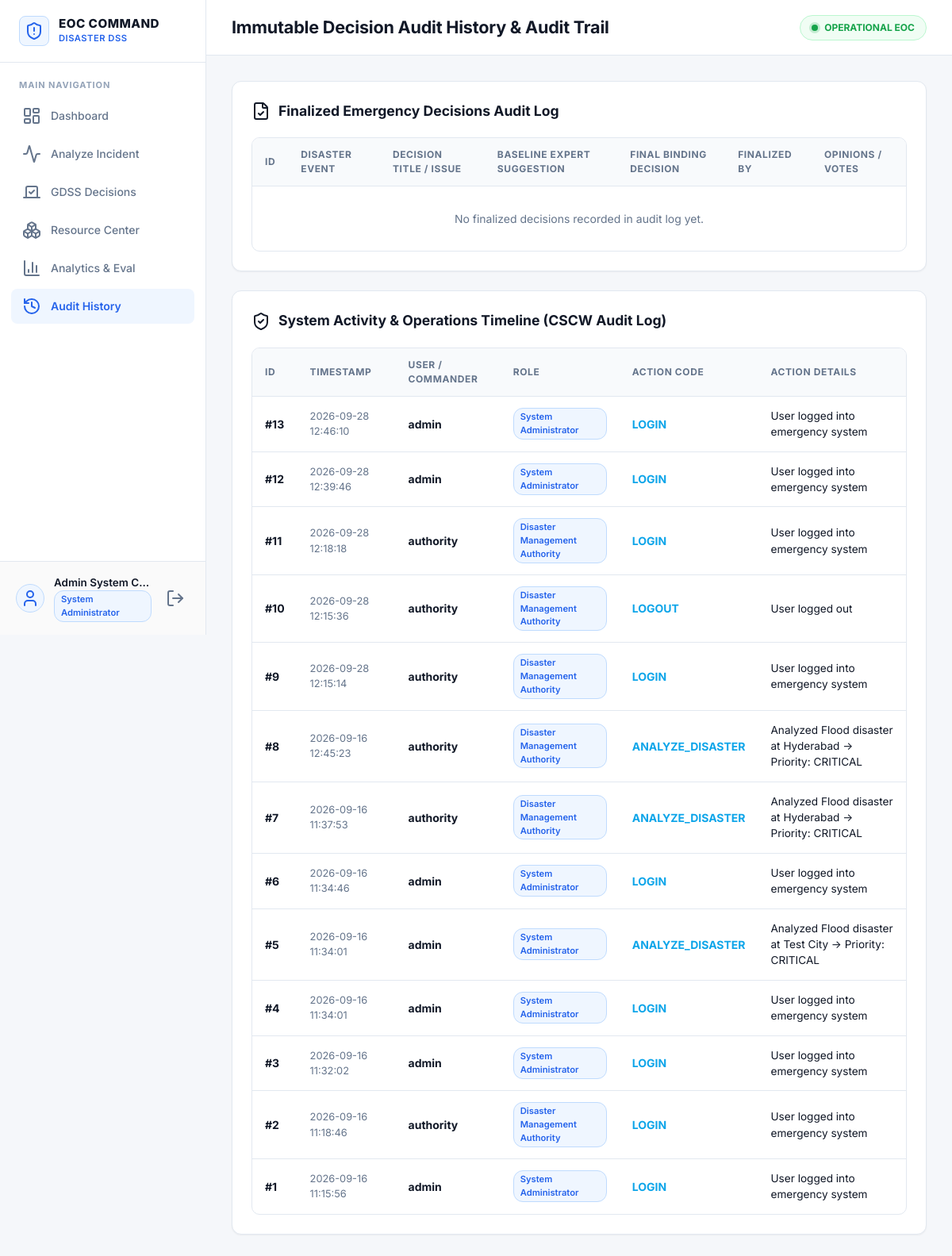
Screenshot of /history (signed in) with the database file from the repository.
### tables this page shows
CREATE TABLE activity_logs (
            id INTEGER PRIMARY KEY AUTOINCREMENT,
            user_id INTEGER,
            username TEXT NOT NULL,
            role TEXT NOT NULL,
            action TEXT NOT NULL,
            details TEXT,
            timestamp TEXT
        );

### app/routes/gdss_routes.py (the view, shortened to what this page needs)
@gdss_bp.route("/history")
@login_required
def history():
    conn = get_db()
    finalized_decisions = conn.execute("""
        SELECT g.*, d.disaster_type, d.location
        FROM gdss_decisions g
        JOIN disasters d ON g.disaster_id = d.id
        WHERE g.status = 'FINALIZED'
        ORDER BY g.id DESC
    """).fetchall()
    history_list = []
    all_logs = conn.execute("SELECT * FROM activity_logs ORDER BY id DESC LIMIT 100").fetchall()
    conn.close()
    return render_template("history.html", history_list=history_list, logs=all_logs)

### app/db.py (called while the page is built)
def get_db():
    conn = sqlite3.connect(DATABASE_PATH, timeout=30.0)
    try:
        conn.execute("PRAGMA journal_mode=WAL;")
    except Exception:
        pass
    conn.row_factory = sqlite3.Row
    return conn

### app/routes/auth_routes.py (called while the page is built)
def login_required(f):
    @wraps(f)
    def decorated_function(*args, **kwargs):
        if "user_id" not in session:
            flash("Please log in to access this page.", "warning")
            return redirect(url_for("auth.login"))
        return f(*args, **kwargs)
    return decorated_function

### app/templates/history.html (shortened to what this page needs)
{% extends "base.html" %}
{% block header_title %}Immutable Decision Audit History & Audit Trail{% endblock %}
{% block content %}
<div class="card">
    <div class="card-header">
        <div class="card-title">
            <i data-lucide="file-check"></i>
            <span>Finalized Emergency Decisions Audit Log</span>
        </div>
    </div>
    <div class="table-responsive">
        <table>
            <thead>
                <tr>
                    <th>ID</th>
                    <th>Disaster Event</th>
                    <th>Decision Title / Issue</th>
                    <th>Baseline Expert Suggestion</th>
                    <th>Final Binding Decision</th>
                    <th>Finalized By</th>
                    <th>Opinions / Votes</th>
                </tr>
            </thead>
            <tbody>
                {% for h in history_list %}
                {% set d = h.details %}
                <tr>
                    <td><strong>#{{ d.id }}</strong></td>
                    <td>{{ d.disaster_type }} ({{ d.location }})</td>
                    <td><strong style="color: var(--text-main);">{{ d.title }}</strong></td>
                    <td style="font-size: 0.85rem; color: var(--primary);">{{ d.expert_recommendation or 'N/A' }}</td>
                    <td style="color: var(--success); font-weight: 700;">{{ d.final_decision }}</td>
                    <td><span class="role-badge">{{ d.finalized_by }}</span></td>
                    <td style="font-size: 0.85rem; color: var(--text-muted);">
                        {{ h.opinions_count }} opinions | <strong style="color: var(--text-main);">{{ h.votes_count }} votes</strong>
                    </td>
                </tr>
                {% else %}
                <tr>
                    <td colspan="7" style="text-align: center; color: var(--text-muted); padding: 30px;">
                        No finalized decisions recorded in audit log yet.
                    </td>
                </tr>
                {% endfor %}
            </tbody>
        </table>
    </div>
</div>
<div class="card">
    <div class="card-header">
        <div class="card-title">
            <i data-lucide="shield-check"></i>
            <span>System Activity & Operations Timeline (CSCW Audit Log)</span>
        </div>
    </div>
    <div class="table-responsive">
        <table>
            <thead>
                <tr>
                    <th>ID</th>
                    <th>Timestamp</th>
                    <th>User / Commander</th>
                    <th>Role</th>
                    <th>Action Code</th>
                    <th>Action Details</th>
                </tr>
            </thead>
            <tbody>
                {% for log in logs %}
                <tr>
                    <td><strong>#{{ log.id }}</strong></td>
                    <td style="font-size: 0.8rem; color: var(--text-muted);">{{ log.timestamp }}</td>
                    <td><strong>{{ log.username }}</strong></td>
                    <td><span class="role-badge">{{ log.role }}</span></td>
                    <td><strong style="color: var(--info);">{{ log.action }}</strong></td>
                    <td style="font-size: 0.85rem; color: var(--text-main);">{{ log.details }}</td>
                </tr>
                {% else %}
                <tr>
                    <td colspan="6" style="text-align: center; color: var(--text-muted); padding: 30px;">
                        No activity logs found.
                    </td>
                </tr>
                {% endfor %}
            </tbody>
        </table>
    </div>
</div>
{% endblock %}

### app/static/css/style.css (style rules this page uses)
:root { --primary: #2563EB; --primary-dark: #1D4ED8; --primary-light: #EFF6FF; --primary-border: #BFDBFE; --bg-main: #F5F7FA; --bg-card: #FFFFFF; --bg-sidebar: #FFFFFF; --bg-topbar: #FFFFFF; --text-main: #111827; --text-muted: #64748B; --text-light: #94A3B8; --border: #E2E8F0; --border-hover: #CBD5E1; --success: #16A34A; --success-bg: #F0FDF4; --success-border: #BBF7D0; --warning: #F59E0B; --warning-bg: #FFFBEB; --warning-border: #FDE68A; --critical: #DC2626; --critical-bg: #FEF2F2; --critical-border: #FECACA; --info: #0EA5E9; --info-bg: #F0F9FF; --info-border: #BAE6FD; --sidebar-width: 260px; --topbar-height: 70px; --radius-sm: 8px; --radius-md: 10px; --radius-lg: 12px; --shadow-sm: 0 1px 2px 0 rgba(0, 0, 0, 0.05); --shadow-md: 0 4px 6px -1px rgba(0, 0, 0, 0.05), 0 2px 4px -1px rgba(0, 0, 0, 0.03); --shadow-lg: 0 10px 15px -3px rgba(0, 0, 0, 0.07), 0 4px 6px -2px rgba(0, 0, 0, 0.03); --transition: all 0.2s cubic-bezier(0.4, 0, 0.2, 1); }
* { box-sizing: border-box; margin: 0; padding: 0; }
body { font-family: 'Inter', system-ui, -apple-system, BlinkMacSystemFont, sans-serif; background-color: var(--bg-main); color: var(--text-main); line-height: 1.5; display: flex; min-height: 100vh; -webkit-font-smoothing: antialiased; -moz-osx-font-smoothing: grayscale; }
.role-badge { display: inline-block; padding: 2px 8px; border-radius: 12px; font-size: 0.7rem; font-weight: 600; background: var(--primary-light); color: var(--primary); border: 1px solid var(--primary-border); }
.card { background: var(--bg-card); border: 1px solid var(--border); border-radius: var(--radius-lg); padding: 24px; margin-bottom: 24px; box-shadow: var(--shadow-sm); transition: var(--transition); }
.card-header { display: flex; justify-content: space-between; align-items: center; margin-bottom: 20px; }
.card-title { font-size: 1.1rem; font-weight: 700; color: var(--text-main); display: flex; align-items: center; gap: 10px; }
.table-responsive { width: 100%; overflow-x: auto; border-radius: var(--radius-md); border: 1px solid var(--border); }
table { width: 100%; border-collapse: collapse; font-size: 0.875rem; }
th { background: #F8FAFC; color: var(--text-muted); font-size: 0.75rem; font-weight: 700; text-transform: uppercase; letter-spacing: 0.05em; padding: 12px 16px; text-align: left; border-bottom: 1px solid var(--border); }
td { padding: 14px 16px; border-bottom: 1px solid var(--border); color: var(--text-main); vertical-align: middle; }
tr:last-child td { border-bottom: none; }

### rows the page displays
activity_logs: id "13", timestamp "2026-09-28 12:46:10", username "admin", role "System Administrator", action "LOGIN", details "User logged into emergency system"
activity_logs: id "12", timestamp "2026-09-28 12:39:46", username "admin", role "System Administrator", action "LOGIN", details "User logged into emergency system"
activity_logs: id "11", timestamp "2026-09-28 12:18:18", username "authority", role "Disaster Management Authority", action "LOGIN", details "User logged into emergency system"
activity_logs: id "10", timestamp "2026-09-28 12:15:36", username "authority", role "Disaster Management Authority", action "LOGOUT", details "User logged out"
activity_logs: id "9", timestamp "2026-09-28 12:15:14", username "authority", role "Disaster Management Authority", action "LOGIN", details "User logged into emergency system"
activity_logs: id "8", timestamp "2026-09-16 12:45:23", username "authority", role "Disaster Management Authority", action "ANALYZE_DISASTER", details "Analyzed Flood disaster at Hyderabad -> Priority: CRITICAL"
activity_logs: id "7", timestamp "2026-09-16 11:37:53", username "authority", role "Disaster Management Authority", action "ANALYZE_DISASTER", details "Analyzed Flood disaster at Hyderabad -> Priority: CRITICAL"
activity_logs: id "6", timestamp "2026-09-16 11:34:46", username "admin", role "System Administrator", action "LOGIN", details "User logged into emergency system"
activity_logs: id "5", timestamp "2026-09-16 11:34:01", username "admin", role "System Administrator", action "ANALYZE_DISASTER", details "Analyzed Flood disaster at Test City -> Priority: CRITICAL"
activity_logs: id "4", timestamp "2026-09-16 11:34:01", username "admin", role "System Administrator", action "LOGIN", details "User logged into emergency system"
activity_logs: id "3", timestamp "2026-09-16 11:32:02", username "admin", role "System Administrator", action "LOGIN", details "User logged into emergency system"
activity_logs: id "2", timestamp "2026-09-16 11:18:46", username "authority", role "Disaster Management Authority", action "LOGIN", details "User logged into emergency system"
activity_logs: id "1", timestamp "2026-09-16 11:15:56", username "admin", role "System Administrator", action "LOGIN", details "User logged into emergency system"

### other values shown
{{ session.get('full_name') }} "Admin System C…"
{{ session.get('role') }} "System Administrator"
